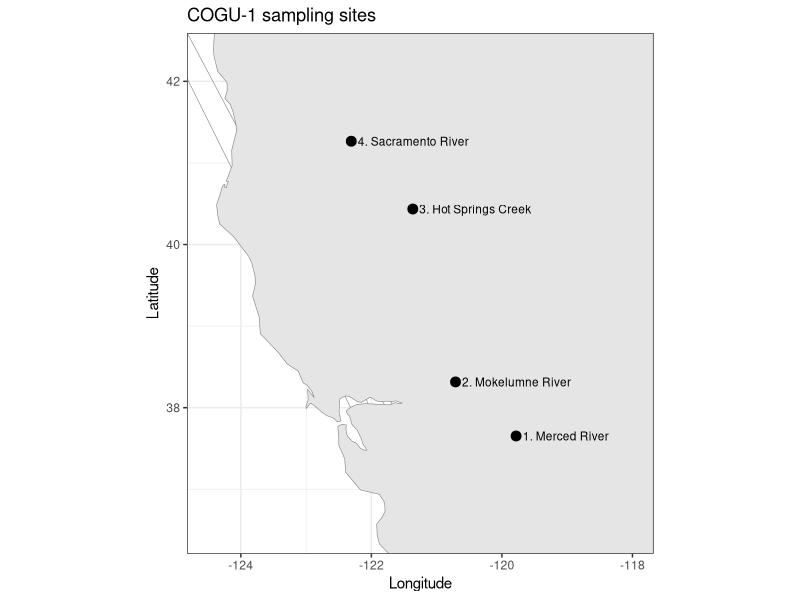
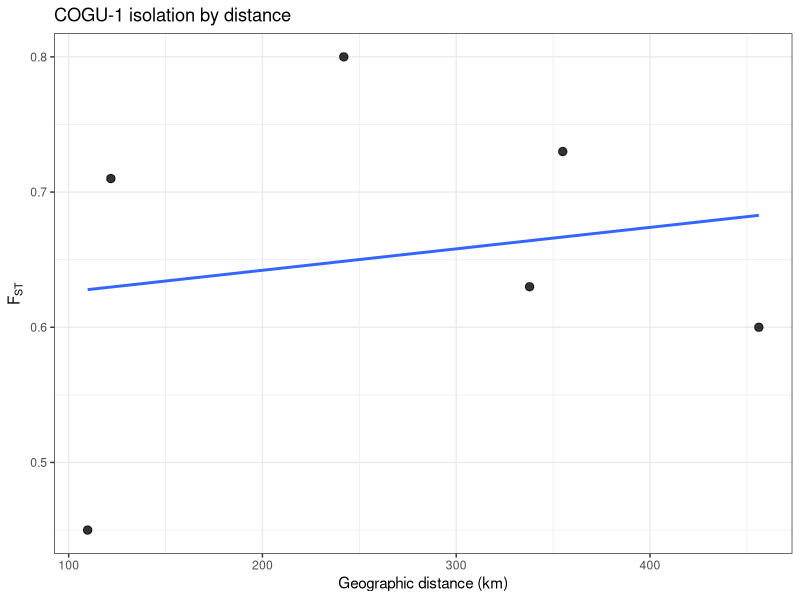

Source code (R) for these figures, in order: (Note: this script raises an error after producing the figures.)
#-----------------
# COGU-1
# Cottus gulosus
# inland riffle sculpin
#-----------------

library(ggplot2)
library(dplyr)
library(geosphere)
library(maps)

# -----------------------------
# site IDs
# 1 Merced River (MER)
# 2 Mokelumne River (MOK)
# 3 Hot Springs Creek, Lassen (HSS)
# 4 Sacramento River at Cantara (SAC)
# -----------------------------

# -----------------------------
# coordinates
# exact sampling coordinates from Table 2
# -----------------------------
COGU_1_coords <- data.frame(
  site_id = 1:4,
  lat = c(
    37.6532,
    38.3159,
    40.435258,
    41.2661
  ),
  lon = c(
    -119.7825,
    -120.7104,
    -121.36544,
    -122.3078
  )
)

# -----------------------------
# pairwise FST matrix
# uncorrected pairwise FST between sampling locations
# extracted from authors' fst matrix / Supplementary Fig. S2
# -----------------------------
COGU_1_fst <- matrix(
  c(
    0.00, 0.45, 0.63, 0.60,
    0.45, 0.00, 0.80, 0.73,
    0.63, 0.80, 0.00, 0.71,
    0.60, 0.73, 0.71, 0.00
  ),
  nrow = 4,
  byrow = TRUE
)

rownames(COGU_1_fst) <- colnames(COGU_1_fst) <- as.character(COGU_1_coords$site_id)
COGU_1_fst[COGU_1_fst < 0] <- 0
diag(COGU_1_fst) <- 0

# -----------------------------
# plotting labels only
# -----------------------------
plot_df <- COGU_1_coords
plot_df$label <- c(
  "1. Merced River",
  "2. Mokelumne River",
  "3. Hot Springs Creek",
  "4. Sacramento River"
)

# -----------------------------
# site map
# -----------------------------
usa <- ggplot2::map_data("world", region = "USA")
can <- ggplot2::map_data("world", region = "Canada")
world_map <- bind_rows(usa, can)

site_map <- ggplot() +
  geom_polygon(
    data = world_map,
    aes(x = long, y = lat, group = group),
    fill = "grey90",
    color = "grey50",
    linewidth = 0.2
  ) +
  geom_point(
    data = plot_df,
    aes(x = lon, y = lat),
    size = 3
  ) +
  geom_text(
    data = plot_df,
    aes(x = lon, y = lat, label = label),
    hjust = 0,
    nudge_x = 0.10,
    size = 3
  ) +
  coord_fixed(1.25, xlim = c(-124.5, -118.0), ylim = c(36.5, 42.3)) +
  theme_bw() +
  labs(
    title = "COGU-1 sampling sites",
    x = "Longitude",
    y = "Latitude"
  )

print(site_map)

# -----------------------------
# pairwise geographic distance
# -----------------------------
coords_mat <- as.matrix(COGU_1_coords[, c("lon", "lat")])
geo_dist_km <- geosphere::distm(coords_mat, fun = geosphere::distGeo) / 1000
rownames(geo_dist_km) <- colnames(geo_dist_km) <- as.character(COGU_1_coords$site_id)

# -----------------------------
# IBD dataframe + plot
# -----------------------------
ibd_df <- data.frame(
  site1   = rownames(COGU_1_fst)[row(COGU_1_fst)[upper.tri(COGU_1_fst)]],
  site2   = colnames(COGU_1_fst)[col(COGU_1_fst)[upper.tri(COGU_1_fst)]],
  fst     = COGU_1_fst[upper.tri(COGU_1_fst)],
  dist_km = geo_dist_km[upper.tri(geo_dist_km)]
)

ibd_plot <- ggplot(ibd_df, aes(x = dist_km, y = fst)) +
  geom_point(size = 2.5, alpha = 0.8) +
  geom_smooth(method = "lm", se = FALSE) +
  theme_bw() +
  labs(
    title = "COGU-1 isolation by distance",
    x = "Geographic distance (km)",
    y = expression(F[ST])
  )

print(ibd_plot)

# -----------------------------
# save RData
# -----------------------------
save(
  COGU_1_fst,
  COGU_1_coords,
  file = file.path("/Users/johnmccall/Library/CloudStorage/OneDrive-TheOhioStateUniversity/Spring_2026/Landgen_DGS/DGS-Patterns-of-Fish-Diversity/DGS-Patterns-of-Fish-Diversity/Objective 2/Data/COGU-1/data/COGU-1.RData")
)
